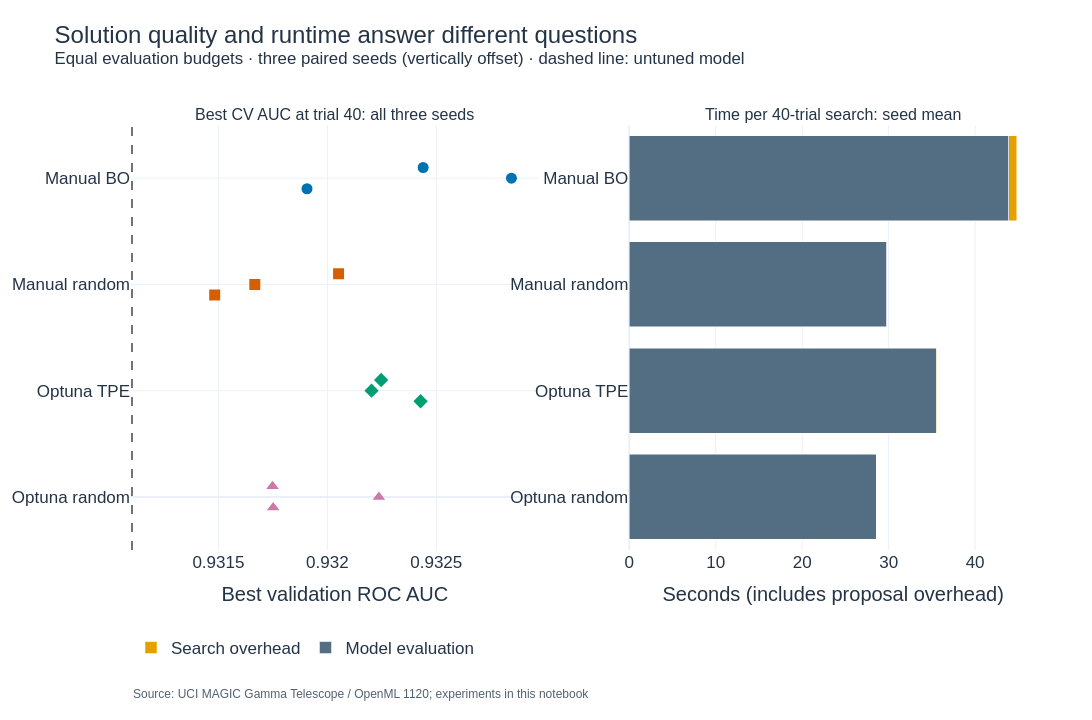
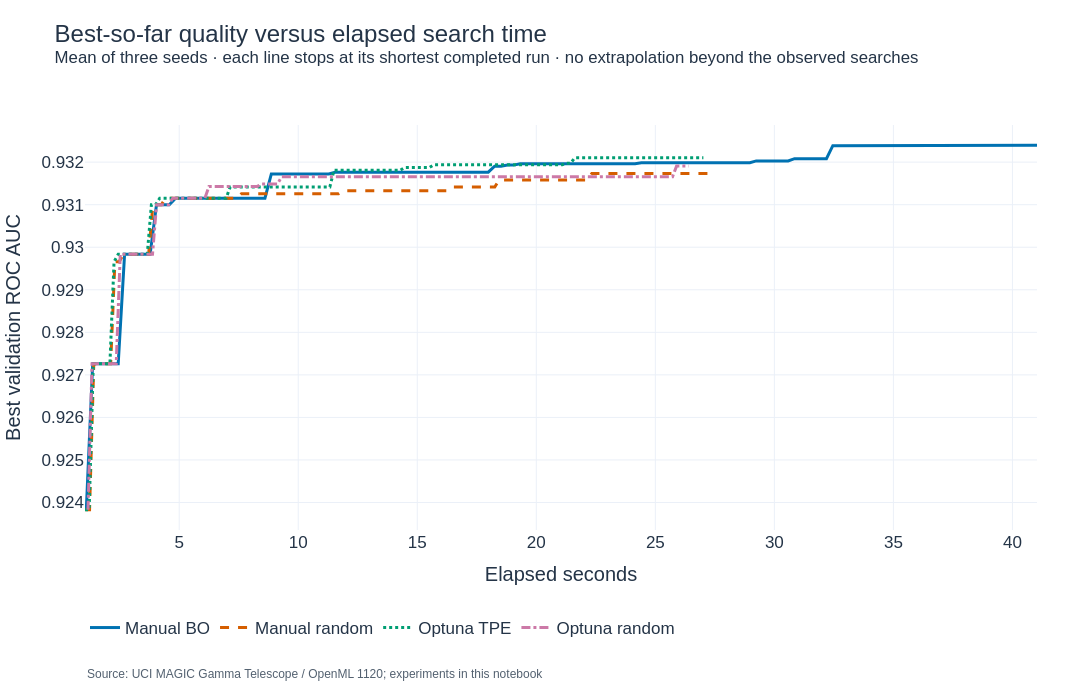

Notebook code cell kept with these figures, in order:
### Markdown cell above
## 8. Equal-budget results and computational cost

The comparison unit is a **complete 40-trial search**, not an individual fold.
Final best AUC measures the endpoint. Mean incumbent AUC averages the best-so-far
score across all 40 steps, rewarding good solutions found early. Paired BO-minus-
random differences share the initial design within each seed. Three seeds support
a descriptive comparison, not a reliable significance test.

Total elapsed time includes proposals and objective fits but excludes dataset
download, baseline training, plotting, and file export. It measures this CPU and
software environment, not an intrinsic method constant. The random methods may
evaluate cheaper models, so evaluation-count and time efficiency are distinct.

### Code cell
run_summary = history.groupby(['method', 'seed'], sort=False).agg(
    best_cv=('score', 'max'), mean_incumbent=('best_score', 'mean'),
    search_s=('elapsed_s', 'max'), objective_s=('objective_s', 'sum'),
    overhead_s=('overhead_s', 'sum'),
).reset_index()
run_summary['gain_vs_default'] = run_summary.best_cv - baseline_cv
run_summary.to_csv(RESULTS_DIR / 'run_summary.csv', index=False)
summary = run_summary.groupby('method').agg(
    best_cv_mean=('best_cv', 'mean'), best_cv_sd=('best_cv', 'std'),
    mean_incumbent=('mean_incumbent', 'mean'),
    search_s_mean=('search_s', 'mean'), overhead_s_mean=('overhead_s', 'mean'),
).reindex(METHODS).reset_index()
summary.to_csv(RESULTS_DIR / 'search_summary.csv', index=False)
show_table(summary, 'Three 40-trial searches per method: mean and search-seed SD', precision=5)
paired_rows = []
for bo, random in [('Manual BO', 'Manual random'), ('Optuna TPE', 'Optuna random')]:
    left = run_summary[run_summary.method == bo].set_index('seed')
    right = run_summary[run_summary.method == random].set_index('seed')
    for seed in SEARCH_SEEDS:
        paired_rows.append({'comparison': f'{bo} − {random}', 'seed': seed,
                            'best_auc_delta': left.loc[seed, 'best_cv'] - right.loc[seed, 'best_cv'],
                            'mean_incumbent_delta': left.loc[seed, 'mean_incumbent'] - right.loc[seed, 'mean_incumbent']})
paired = pd.DataFrame(paired_rows)
paired.to_csv(RESULTS_DIR / 'paired_differences.csv', index=False)
show_table(paired, 'Paired differences: positive favors the model-based method', precision=5)

fig = make_subplots(rows=1, cols=2,
                    subplot_titles=['Best CV AUC at trial 40: all three seeds',
                                    'Time per 40-trial search: seed mean'])
for method in METHODS:
    values = run_summary[run_summary.method == method]
    position = len(METHODS) - 1 - METHODS.index(method)
    fig.add_trace(go.Scatter(x=values.best_cv, y=position + np.linspace(-.10, .10, len(values)), mode='markers',
                            name=method, showlegend=False,
                            marker=dict(color=COLORS[method], symbol=SYMBOLS[method], size=11),
                            customdata=values.seed,
                            hovertemplate='AUC %{x:.5f} · seed %{customdata}<extra></extra>'), row=1, col=1)
mean_cost = run_summary.groupby('method')[['objective_s', 'overhead_s']].mean().reindex(METHODS)
for column, label, color in [('objective_s', 'Model evaluation', '#536D82'),
                             ('overhead_s', 'Search overhead', '#E69F00')]:
    fig.add_trace(go.Bar(x=mean_cost[column], y=METHODS, name=label, orientation='h',
                        marker_color=color), row=1, col=2)
fig.add_vline(x=baseline_cv, line_dash='dash', line_color='#737373', row=1, col=1)
fig.update_yaxes(tickmode='array', tickvals=[3, 2, 1, 0], ticktext=METHODS,
                 range=[-.5, 3.5], row=1, col=1)
fig.update_yaxes(categoryorder='array', categoryarray=METHODS[::-1], row=1, col=2)
fig.update_xaxes(title_text='Best validation ROC AUC', row=1, col=1)
fig.update_xaxes(title_text='Seconds (includes proposal overhead)', rangemode='tozero', row=1, col=2)
fig.update_layout(barmode='stack', title='Solution quality and runtime answer different questions<br>'
                  '<sup>Equal evaluation budgets · three paired seeds (vertically offset) · dashed line: untuned model</sup>')
show_and_save(fig, '05_quality_and_cost', height=720)

fig = go.Figure()
for method in METHODS:
    runs = [history[(history.method == method) & (history.seed == seed)] for seed in SEARCH_SEEDS]
    start = max(run.elapsed_s.iloc[0] for run in runs)
    stop = min(run.elapsed_s.iloc[-1] for run in runs)
    grid = np.linspace(start, stop, 150)
    incumbents = np.array([run.best_score.to_numpy()[
        np.searchsorted(run.elapsed_s.to_numpy(), grid, side='right') - 1] for run in runs])
    fig.add_trace(go.Scatter(x=grid, y=incumbents.mean(axis=0), mode='lines', name=method,
                            line=dict(color=COLORS[method], dash=DASHES[method], width=3)))
fig.update_layout(title='Best-so-far quality versus elapsed search time<br>'
                  '<sup>Mean of three seeds · each line stops at its shortest completed run'
                  ' · no extrapolation beyond the observed searches</sup>',
                  xaxis_title='Elapsed seconds', yaxis_title='Best validation ROC AUC')
show_and_save(fig, '06_time_convergence', height=700)

### Figure 1 — Plotly figure (JSON) as saved in the notebook; plotly's stock layout.template omitted (floating-point values rounded to 4 significant figures)
{"data": [{"customdata": [334771, 334772, 334773], "hovertemplate": "AUC %{x:.5f} · seed %{customdata}<extra></extra>", "marker": {"color": "#0072B2", "size": 11, "symbol": "circle"}, "mode": "markers", "name": "Manual BO", "showlegend": false, "type": "scatter", "x": [0.9319, 0.9328, 0.9324], "xaxis": "x", "y": [2.9, 3.0, 3.1], "yaxis": "y"}, {"customdata": [334771, 334772, 334773], "hovertemplate": "AUC %{x:.5f} · seed %{customdata}<extra></extra>", "marker": {"color": "#D55E00", "size": 11, "symbol": "square"}, "mode": "markers", "name": "Manual random", "showlegend": false, "type": "scatter", "x": [0.9315, 0.9317, 0.9321], "xaxis": "x", "y": [1.9, 2.0, 2.1], "yaxis": "y"}, {"customdata": [334771, 334772, 334773], "hovertemplate": "AUC %{x:.5f} · seed %{customdata}<extra></extra>", "marker": {"color": "#009E73", "size": 11, "symbol": "diamond"}, "mode": "markers", "name": "Optuna TPE", "showlegend": false, "type": "scatter", "x": [0.9324, 0.9322, 0.9322], "xaxis": "x", "y": [0.9, 1.0, 1.1], "yaxis": "y"}, {"customdata": [334771, 334772, 334773], "hovertemplate": "AUC %{x:.5f} · seed %{customdata}<extra></extra>", "marker": {"color": "#CC79A7", "size": 11, "symbol": "triangle-up"}, "mode": "markers", "name": "Optuna random", "showlegend": false, "type": "scatter", "x": [0.9318, 0.9322, 0.9317], "xaxis": "x", "y": [-0.1, 0.0, 0.1], "yaxis": "y"}, {"marker": {"color": "#536D82"}, "name": "Model evaluation", "orientation": "h", "type": "bar", "x": [43.91, 29.81, 35.49, 28.56], "xaxis": "x2", "y": ["Manual BO", "Manual random", "Optuna TPE", "Optuna random"], "yaxis": "y2"}, {"marker": {"color": "#E69F00"}, "name": "Search overhead", "orientation": "h", "type": "bar", "x": [0.8947, 0.001845, 0.09977, 0.01067], "xaxis": "x2", "y": ["Manual BO", "Manual random", "Optuna TPE", "Optuna random"], "yaxis": "y2"}], "layout": {"annotations": [{"font": {"size": 16}, "showarrow": false, "text": "Best CV AUC at trial 40: all three seeds", "x": 0.225, "xanchor": "center", "xref": "paper", "y": 1, "yanchor": "bottom", "yref": "paper"}, {"font": {"size": 16}, "showarrow": false, "text": "Time per 40-trial search: seed mean", "x": 0.775, "xanchor": "center", "xref": "paper", "y": 1, "yanchor": "bottom", "yref": "paper"}, {"font": {"color": "#536170", "size": 12}, "showarrow": false, "text": "Source: UCI MAGIC Gamma Telescope / OpenML 1120; experiments in this notebook", "x": 0, "xanchor": "left", "xref": "paper", "y": 0, "yanchor": "top", "yref": "paper", "yshift": -135}], "barmode": "stack", "font": {"color": "#243447", "family": "Arial", "size": 17}, "height": 720, "legend": {"orientation": "h", "x": 0, "y": -0.1882, "yanchor": "top"}, "margin": {"b": 170, "l": 85, "r": 55, "t": 125}, "shapes": [{"line": {"color": "#737373", "dash": "dash"}, "type": "line", "x0": 0.9311, "x1": 0.9311, "xref": "x", "y0": 0, "y1": 1, "yref": "y domain"}], "title": {"text": "Solution quality and runtime answer different questions<br><sup>Equal evaluation budgets · three paired seeds (vertically offset) · dashed line: untuned model</sup>", "y": 0.94, "yanchor": "top"}, "width": 1400, "xaxis": {"anchor": "y", "domain": [0, 0.45], "title": {"text": "Best validation ROC AUC"}}, "xaxis2": {"anchor": "y2", "domain": [0.55, 1], "rangemode": "tozero", "title": {"text": "Seconds (includes proposal overhead)"}}, "yaxis": {"anchor": "x", "automargin": true, "domain": [0, 1], "range": [-0.5, 3.5], "tickmode": "array", "ticktext": ["Manual BO", "Manual random", "Optuna TPE", "Optuna random"], "tickvals": [3, 2, 1, 0]}, "yaxis2": {"anchor": "x2", "automargin": true, "categoryarray": ["Optuna random", "Optuna TPE", "Manual random", "Manual BO"], "categoryorder": "array", "domain": [0, 1]}}}

### Figure 2 — Plotly figure (JSON) as saved in the notebook; plotly's stock layout.template omitted (floating-point values rounded to 4 significant figures; data arrays with more than 128 entries replaced by an {"elided": "..."} marker saying what was removed)
{"data": [{"line": {"color": "#0072B2", "dash": "solid", "width": 3}, "mode": "lines", "name": "Manual BO", "type": "scatter", "x": {"elided": "150 float values"}, "y": {"elided": "150 float values"}}, {"line": {"color": "#D55E00", "dash": "dash", "width": 3}, "mode": "lines", "name": "Manual random", "type": "scatter", "x": {"elided": "150 float values"}, "y": {"elided": "150 float values"}}, {"line": {"color": "#009E73", "dash": "dot", "width": 3}, "mode": "lines", "name": "Optuna TPE", "type": "scatter", "x": {"elided": "150 float values"}, "y": {"elided": "150 float values"}}, {"line": {"color": "#CC79A7", "dash": "dashdot", "width": 3}, "mode": "lines", "name": "Optuna random", "type": "scatter", "x": {"elided": "150 float values"}, "y": {"elided": "150 float values"}}], "layout": {"annotations": [{"font": {"color": "#536170", "size": 12}, "showarrow": false, "text": "Source: UCI MAGIC Gamma Telescope / OpenML 1120; experiments in this notebook", "x": 0, "xanchor": "left", "xref": "paper", "y": 0, "yanchor": "top", "yref": "paper", "yshift": -135}], "font": {"color": "#243447", "family": "Arial", "size": 17}, "height": 700, "legend": {"orientation": "h", "x": 0, "y": -0.1975, "yanchor": "top"}, "margin": {"b": 170, "l": 85, "r": 55, "t": 125}, "title": {"text": "Best-so-far quality versus elapsed search time<br><sup>Mean of three seeds · each line stops at its shortest completed run · no extrapolation beyond the observed searches</sup>", "y": 0.94, "yanchor": "top"}, "width": 1400, "xaxis": {"title": {"text": "Elapsed seconds"}}, "yaxis": {"automargin": true, "title": {"text": "Best validation ROC AUC"}}}}
